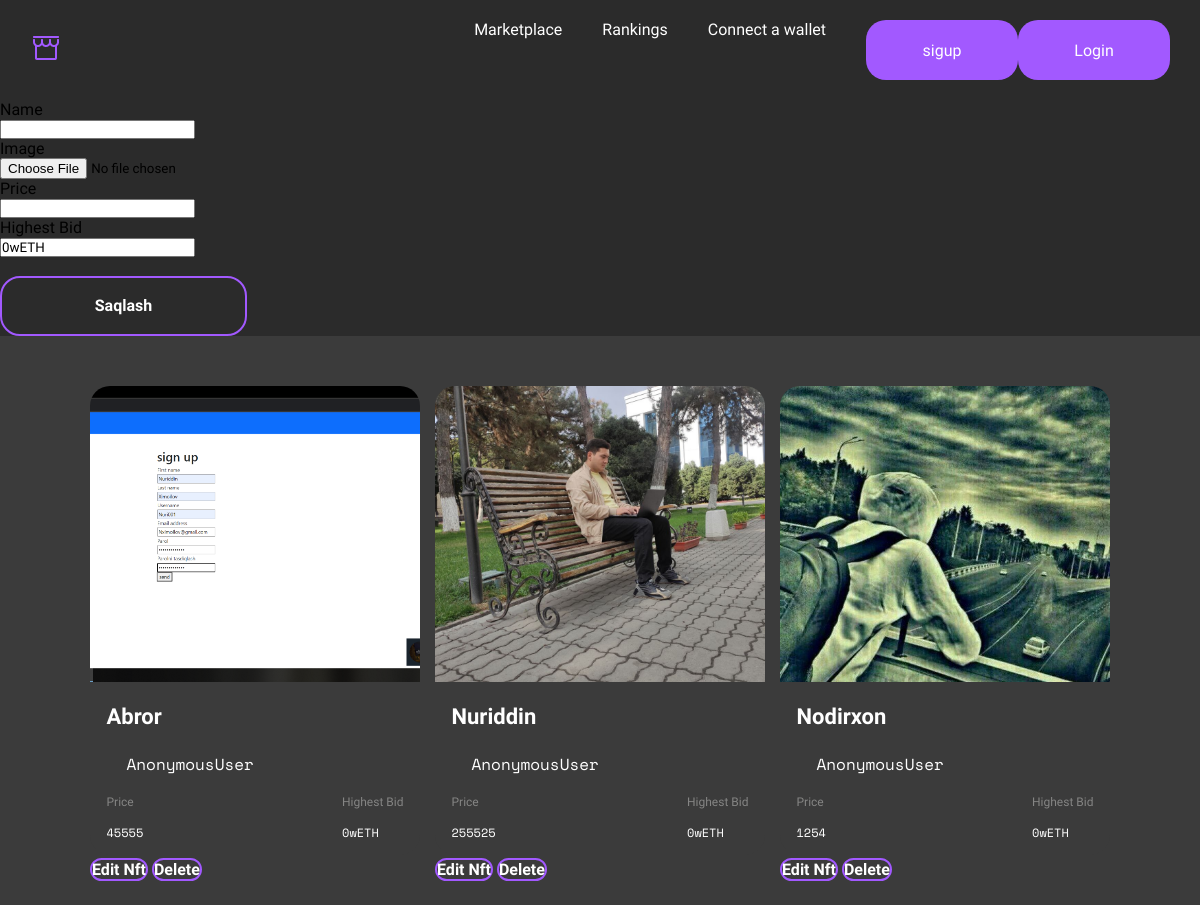
/addnft/1, run on the app's committed database.
### home/models.py (models this page shows, shortened)
class AddNftModel(models.Model):
    user = models.ForeignKey(UserModel, on_delete=models.CASCADE, null=True)
    name = models.CharField(max_length=100)
    image = models.ImageField(upload_to='image/', default='defult_img', null=True ,blank=True)
    price = models.CharField(max_length=50)
    Highest_Bid = models.CharField(max_length=50, default='0wETH')

### home/views.py (the view, shortened to what this page needs)
# urls.py: path('addnft/<int:addid>',AddNFTView, name='addnft'),
def AddNFTView(request,addid):
    profile_id = UserModel.objects.get(id=addid)
    form = AddNFTform()
    nft = AddNftModel.objects.filter(user_id=addid)
    useredit = UserModel.objects.all()
    ctx ={
        'form':form,
        'nft':nft,
        'useredit':useredit,
    }
    return render(request, 'addnft.html',ctx)

### home/form.py
class AddNFTform(forms.ModelForm):
    class Meta:
        model = AddNftModel
        fields = '__all__'
        exclude = ['user']

### template/addnft.html (shortened to what this page needs)
{% extends 'navbar.html' %}
{% block content %}
        <form  action="{% url 'addnft' user.id %}" method="POST" enctype="multipart/form-data">
            {% for f in form %}
            <div class="col-md-6">
                <p>{{f.label}}</p>
                <div class="mt-3">{{f}}</div>
            </div>
            {% endfor %}
            <br>
            <button class="btn btn-primary">Saqlash</button>
        </form>
                <div class="container_fluid">
                    <div class="container">
                        <div class="artist_card_box">
                            {% for nfts in nft  %}
                            <div class="discover_card">
                                <div class="descover_card_image_box">
                                    <img src="{{nfts.image.url}}" alt="">
                                </div>
                                <div class="descover_card_body">
                                    <p class="categories_card_body_text">{{nfts.name}}</p>
                                    <div class="discover_card_profile">
                                        <p>{{user}}</p>
                                    </div>
                                </div>
                                <div class="descover_card_footer">
                                    <div class="discover_footer">
                                        <p class="footer_left_title">Price</p>
                                        <p class="footer_left_text">{{nfts.price}}</p>
                                    </div>
                                    <div class="discover_footer">
                                        <p class="footer_left_title">Highest Bid</p>
                                        <p class="footer_left_text">{{nfts.Highest_Bid}}</p>
                                    </div>
                                </div>
                                <a class="btn btn-primary" href="{% url 'eddnft' nfts.id %}">Edit Nft</a>
                                <a class="btn btn-primary" href="{% url 'delnft' nfts.id %}">Delete</a>
                            </div>
                            {% endfor %}
                        </div>
                    </div>
                </div>
{% endblock %}

### static/style.css (style rules this page uses)
* { margin: 0; padding: 0; box-sizing: border-box; font-family: 'Work Sans', sans-serif; list-style-type: none; text-decoration: none; }
body { background: #2B2B2B; }
:root { --oq: #FFFFFF; --text: 22px; --title: 38px; --bg: #A259FF; }
.container { width: 85%; margin: 0 auto; height: auto; }
.btn { width: 247px; height: 60px; border-radius: 20px; border: 2px solid var(--bg); background-color: transparent; font-weight: 600; font-size: 16px; line-height: 22px; color: var(--oq); transition: .2s ease-in-out; }
.categories_card_body_text { font-weight: 600px; font-size: 22px; line-height: 30px; color: var(--oq); width: 90%; margin: 20px auto; }
.discover_card { width: 330px; height: 469px; background-color: #3B3B3B; border-radius: 20px; }
.descover_card_image_box { width: 100%; height: 296px; overflow: hidden; border-top-right-radius: 20px; border-top-left-radius: 20px; }
.descover_card_image_box img { width: 100%; height: 100%; object-fit: cover; overflow: hidden; transition: .2s ease-in-out; }
.discover_card_profile { width: 90%; margin: 0 auto; display: flex; align-items: center; column-gap: 20px; height: 24px; }
.discover_card_profile p { color: var(--oq); font-family: 'Space Mono', monospace; font-weight: 400; font-style: 16px; line-height: 22px; }
.descover_card_footer { width: 90%; margin: 20px auto; height: 43px; display: flex; justify-content: space-between; }
.discover_footer { height: 100%; display: grid; align-content: space-between; }
.footer_left_title { color: #858584; font-weight: 400; font-size: 12px; line-height: 13px; }
.footer_left_text { color: var(--oq); font-weight: 400; font-size: 12px; line-height: 13px; font-family: 'Space Mono', monospace; }
@media screen and (min-width: 577px) { .btn { position: absolute; width: 100%; height: 60px; border-radius: 20px; border: 2px solid var(--bg); background-color: transparent; font-weight: 600; font-size: 16px; line-height: 22px; color: var(--oq); transition: .2s ease-in-out; bottom: 12px; left: 50%; transform: translateX(-50%); } }
@media screen and (min-width: 577px) { .categories_card_body_text { font-size: 16px; } }
@media screen and (min-width: 577px) { .discover_card { width: 100%; height: 469px; background-color: #3B3B3B; border-radius: 20px; } }
@media screen and (min-width: 768px) { .btn { position: static; width: 178px; height: 60px; border-radius: 20px; border: 2px solid var(--bg); background-color: transparent; font-weight: 600; font-size: 16px; line-height: 22px; color: var(--oq); transition: .2s ease-in-out; transform: translateX(0%); } }
@media screen and (min-width: 768px) { .categories_card_body_text { font-size: 16px; } }
@media screen and (min-width: 768px) { .discover_card { width: 330px; height: 469px; background-color: #3B3B3B; border-radius: 20px; } }
@media screen and (min-width: 1200px) { .btn { position: static; width: 247px; height: 60px; border-radius: 20px; border: 2px solid var(--bg); background-color: transparent; font-weight: 600; font-size: 16px; line-height: 22px; color: var(--oq); transition: .2s ease-in-out; transform: translateX(0%); } }
@media screen and (min-width: 1200px) { .categories_card_body_text { font-size: 22px; font-weight: 600; line-height: 30px; } }
@media screen and (min-width: 1200px) { .discover_card { width: 330px; height: 469px; background-color: #3B3B3B; border-radius: 20px; } }

### static/artist.css (style rules this page uses)
.container_fluid { width: 100%; height: auto; padding: 50px 0; background-color: #3B3B3B; }
.artist_card_box { width: 100%; height: auto; display: flex; justify-content: space-between; row-gap: 20px; flex-wrap: wrap; }

### data on the page
AddNftModel: image (picture), name "Abror", user "AnonymousUser", price "45555", Highest_Bid "0wETH"
AddNftModel: image (picture), name "Nuriddin", user "AnonymousUser", price "255525", Highest_Bid "0wETH"
AddNftModel: image (picture), name "Nodirxon", user "AnonymousUser", price "1254", Highest_Bid "0wETH"

### other printed values
{{ f.label }} "Name" "Image" "Price" "Highest Bid"
